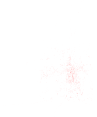

Write Python code to recreate this figure.
import bs4
import os
import io
import svgwrite
import csv
import math

dwg = svgwrite.Drawing('graph.svg', profile='tiny')
source_dir = os.getcwd()
map= os.path.join(source_dir, 'map') #'map' - файл с данными
mapparsed = bs4.BeautifulSoup(io.open(map, encoding='utf-8'), 'xml')
ways = bs4.BeautifulSoup(io.open(map, encoding='utf-8'), 'xml', parse_only=bs4.SoupStrainer('way'))
nodes = mapparsed.findAll('node')

highways = []

v = ['motorway', 'trunk', 'primary', 'secondary', 'tertiary', 'unclassified', 'residential', 'service', 'road']

for way in ways:
    tag = way.find('tag', k="highway", v=v)
    if tag != None:
        highways.append(way)


def idsort(node):
    return node.attrs['id']


def adjsort(adjlist):
    return int(adjlist.get('node'))


def binsearch_node(nodes, id):
    left = 0
    right = len(nodes)
    while left != right:
        i = (left + right) // 2
        if id == nodes[i].attrs['id']:
            return i
        elif id < nodes[i].attrs['id']:
            right = i
        else:
            left = i + 1
    return None


def binsearch(lst, x):
    left = 0
    right = len(lst)
    while left != right:
        i = (left + right) // 2
        if x == lst[i]:
            return i
        elif x < lst[i]:
            right = i
        else:
            left = i + 1
    return None



nodes.sort(key=idsort)

lat = []
lon = []

for way in highways:
        nd = way.findAll('nd')
        for i in nd:
            node = nodes[binsearch_node(nodes, i.attrs["ref"])]
            y = float(node.attrs["lat"])
            lat.append(y)
            x = float(node.attrs["lon"])
            lon.append(x)


lat.sort()
lon.sort()
delat = []
delon = []

#перевод в декартовы координаты
for i in lat:
    latr = (i*math.pi)/180.0
    dey = math.log2(math.tan((math.pi/4.0) + (latr/2.0)))
    delat.append(dey*7000)


for i in lon:
    lonr = ((i*math.pi)/180.0)
    delon.append(lonr*7000)


delat.reverse() #иначе город перевернут по оси Y
f = open('adjacency_list.csv', 'w', newline='', encoding='utf-8')
adjacency_list = []
awriter = csv.DictWriter(f, fieldnames=['node', 'adj'])

for way in highways:
        points = []
        nd = way.findAll('nd')
        xp = 0
        yp = 0
        ip = 0
        for i in nd:
            node = nodes[binsearch_node(nodes, i.attrs["ref"])]
            y = float(node.attrs["lat"])
            x = float(node.attrs["lon"])
            k = binsearch(lat, y)
            l = binsearch(lon, x)
            dey = delat[k]
            dex = delon[l]
            points.append([dex, dey])
            if xp != 0 and yp != 0:

                if ip == len(nd)-1:
                    adjacency_list.append({'node': i.attrs["ref"], 'adj': [int(nd[ip-1].attrs["ref"])]})
                else:
                    adjacency_list.append({'node': i.attrs["ref"], 'adj': [int(nd[ip - 1].attrs["ref"]), int(nd[ip + 1].attrs["ref"])]})

                xp = x
                yp = y
            else:
                adjacency_list.append({'node': i.attrs["ref"], 'adj': [int(nd[ip + 1].attrs["ref"])]})

            xp = dex
            yp = dey
            ip += 1
            dwg.add(dwg.circle(center=(dex, dey), r=0.02, fill='red', stroke='none'))
        dwg.add(dwg.polyline(points, fill='none', stroke='black', stroke_width=0.01))



adjacency_list.sort(key=adjsort)
adjlf=[]
adjlf.append(adjacency_list[0])

for i in range(1, len(adjacency_list)):
    if int(adjacency_list[i].get('node')) != int(adjlf[len(adjlf)-1].get('node')):
        adjlf.append(adjacency_list[i])
    else:
        adj = adjlf[len(adjlf)-1].get('adj') + adjacency_list[i].get('adj')
        dnode = adjlf[len(adjlf)-1].get('node')
        adjlf.pop()
        adjlf.append({'node': dnode, 'adj': adj})


for node in adjlf:
    awriter.writerow({'node': node.get('node'), 'adj': node.get('adj')})

f.close()
dwg.viewbox(delon[0], delat[len(delat)-1], delon[len(lon)-1]-delon[0], delat[0]-delat[len(delat)-1])
dwg.save()

